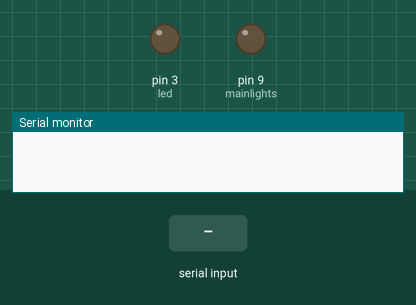
Recording of a sketch running on a simulated Arduino Uno, built with avr-gcc and run on an emulated ATmega328P. On the bench: output pins drawn as LEDs (lit = HIGH), the last lines printed to the serial monitor. Dashed ring = blinking. The test bench sets the inputs (shaded band).

Above: at 1.2 s.
1.3 s: "blinkslow\n" received over Serial
At 1.7 s:
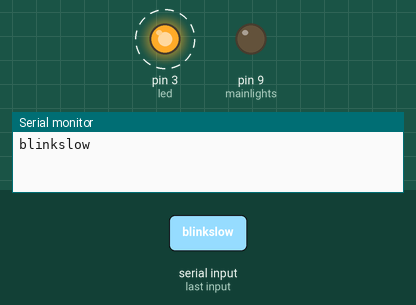
4.3 s: "fadeout\n" received over Serial
At 5.1 s:
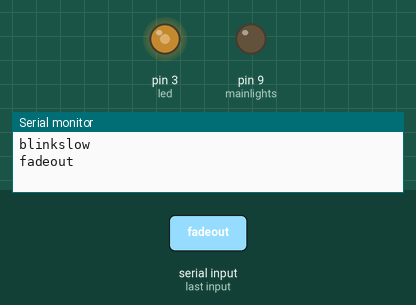
7.3 s: "mainlightson\n" received over Serial
At 7.59 s:
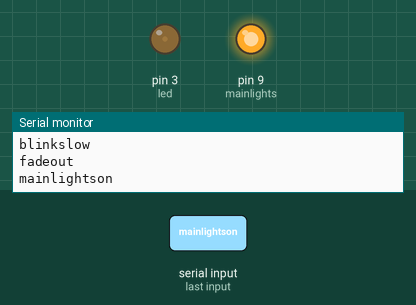
10.3 s: "blinkfast\n" received over Serial
Timing chart, 0 to 14.3 s (numbered marks = the images above; inputs shaded):
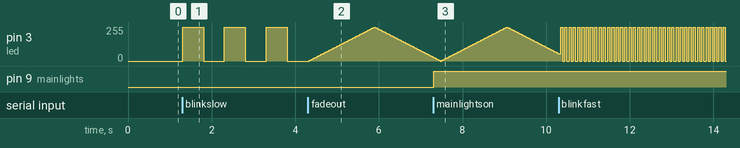

Measured:
- after the input at 1.3 s, pin 3 (led): alternates 255/255 for 0.50 s and 0/255 for 0.50 s, starting at once
- after the input at 7.3 s, pin 9 (mainlights): LOW → HIGH at once

The sketch:

LEDModesSerial.ino
```cpp
// By Meena Daneshyar, 2016
// See Sources_Used.pdf for a list of citations

const int led = 3; // LED is on pin 3
const int mainlights = 9; // Circuit for main lights is on pin 9
int brightness = 0;
int fade = 5; // fade amount
unsigned long prevMillis = 0; // Timers
unsigned long mainMillis = 0;
boolean fadeout, blinkfast, blinkslow, steady, off, mainlightson, mainlightsflash = false;
String inString; // Input string from serial
boolean stringComplete = false;
boolean ledOn, mainOn = false;
String compare;

void setup() {
  // Set up pins and start serial
  pinMode(led,OUTPUT);
  pinMode(mainlights, OUTPUT);
  Serial.begin(19200);
}


void loop() {
  if (stringComplete){ // If the message has finished receving
    // Do string comparisons and change the booleans accordingly
    if(compare =="steady"){
      steady = true;
      blinkfast = blinkslow = fadeout = off = false;
    } else if (compare == "blinkslow"){
      blinkslow = true;
      steady = blinkfast = fadeout = off = false;
    } else if (compare == "blinkfast"){
      blinkfast = true;
      blinkslow = steady = fadeout = off = false;
    } else if (compare == "fadeout"){
      fadeout = true;
      blinkslow = blinkfast = steady = off = false;
    } else if (compare == "off"){
      off = true;
      blinkslow = blinkfast = steady = fadeout = false;
    } else if (compare == "mainlightson"){
      mainlightson = true;
      mainlightsflash = false;
    } else if (compare == "mainlightsoff"){
      mainlightson = false;
      mainlightsflash = false;
    } else if (compare == "mainlightsflash"){
      mainlightsflash = true;
      mainlightson = false;
    }
  }

  unsigned long currMillis = millis();

   // Set LED states by checking each boolean
  if(blinkfast){
    if (currMillis - prevMillis > 50){
      prevMillis = currMillis;
      if (ledOn){
        digitalWrite(led,LOW);
        ledOn = false;
      } else {
        digitalWrite(led,HIGH);
        ledOn = true;
      }
    }

  } else if (blinkslow){
    if (currMillis - prevMillis > 500){
      prevMillis = currMillis;
      if (ledOn){
        digitalWrite(led,LOW);
        ledOn = false;
      } else {
        digitalWrite(led,HIGH);
        ledOn = true;
      }
    }

  } else if (fadeout){
    if (currMillis - prevMillis > 30){
      prevMillis = currMillis;
      analogWrite(led,brightness);
      brightness = brightness + fade;
      if (brightness ==0 || brightness == 255){
        fade *= -1;
      }
    }

  } else if (steady){
    digitalWrite(led,HIGH);

  } else if (off) {
    digitalWrite(led,LOW);
  }


  // Second if statement to monitor the main lights separately
  if (mainlightson){
    digitalWrite(mainlights,HIGH);
    mainOn = true;
  } else if (mainlightsflash){
    if(millis()-mainMillis > 2000){
      mainMillis = millis();
      if(mainOn){
        digitalWrite(mainlights,LOW);
        mainOn = false;
      } else if (!mainOn){
        digitalWrite(mainlights,HIGH);
        mainOn = true;
      }
    }
  } else {
    digitalWrite(mainlights,LOW);
  }
}


void serialEvent() {
  while (Serial.available()) {
    // get the new byte:
    char inChar = (char)Serial.read();
    // add it to the inputString:
    if (inChar != '\n'){
      inString += inChar;
    }
    // if the incoming character is a newline, set a flag
    // so the main loop can do something about it:
    if (inChar == '\n') {
      compare = inString;
      Serial.println(inString);
      stringComplete = true;
      inString = "";
    }
  }
}
```
